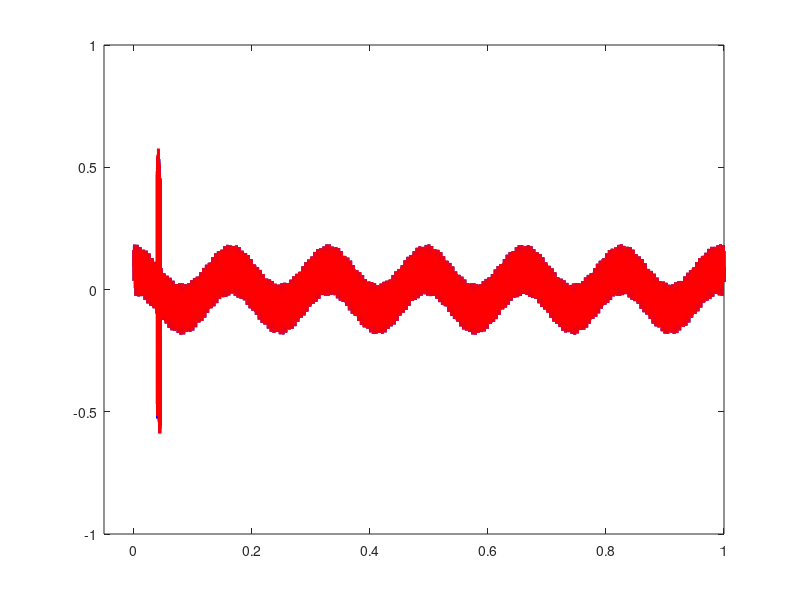

This figure's MATLAB source:
Start = 3090; %when signal starts
Durration = 500; %how long signal lasts
freq = 35000; %freq of signal in Hz
X_loc = 10; %pos of sub, meters
Y_loc = 10; 
dir = 0; %direction sub is facing
dir = dir*pi/180;
sep = 1; %distance between hydrophones
sample_rate = 100000; %per
speed = 1498; %of sound in water
volume = 1000;
do_dist_vol = 0;
do_inter = 1;
simple = 127;
%731!!!!!! remember seven three one
%also 122
%-------------------------%
%fft_num = 
left_d = sqrt(((sep/2)*sin(dir)+Y_loc)^2+((sep/2)*cos(dir)-X_loc)^2);
right_d = sqrt(((sep/2)*sin(dir)-Y_loc)^2+((sep/2)*cos(dir)+X_loc)^2);
left_t = (left_d / speed);
right_t = right_d / speed;
fun =@(x) rectpuls((x-Durration/(2*sample_rate) - Start/sample_rate),Durration/sample_rate) .* sin(freq.*x);
interfearence =@(x) do_inter .*(.6* sin(1234.*x) + .8* cos(38.*x) + .45.*sin(6500.*(x+.0123)));
y=linspace(0,2,sample_rate*2); %2 seconds at 100kHz
if do_dist_vol == 0
    left_d = right_d;
end
left_data = ((volume/left_d^2)*fun(y-left_t)+interfearence(y))/10;
right_data = ((volume/right_d^2)*fun(y-right_t)+interfearence(y))/10;

found_left = 0;
found_right = 0;
for index = 1:10000
    left_tmp = left_data(index:index+simple);
    right_tmp = right_data(index:index+simple);
    left_fft = fft(left_tmp);
    right_fft = fft(right_tmp);
    if left_fft(122) > 20 && found_left == 0
        disp('left: ');
        disp(index);
        left_time = index;
        found_left = 1;
    end
    if right_fft(122) > 20 && found_right == 0
        disp('right: ');
        disp(index);
        right_time = index;
        found_right = 1;
    end
end
%best_fft = fft(left_data(731:(731+simple)));
diff = 1498*(left_time-right_time)/100000;
new_dir = atan(sqrt(1-diff^2)/diff);
disp('dir: ');
disp(new_dir*180/pi);
plot(y,(left_data),'-','Linewidth',2,'color','blue');hold on;
axis([-.05 1 -1 1])
plot(y,(right_data),'-','Linewidth',2,'color','red');
